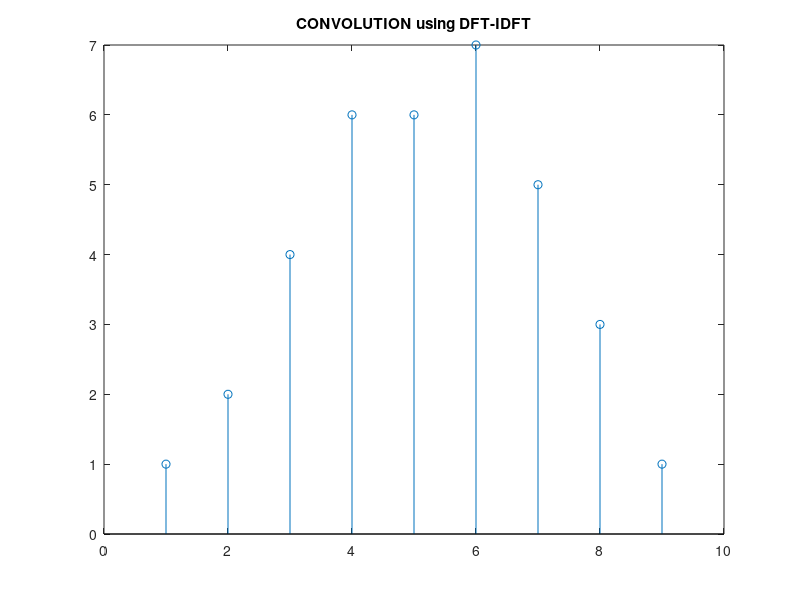

Here is the MATLAB script that generated this plot:
x = [1,1,1,2,1,1];
h = [1,1,2,1];
xpad = [x zeros(1,length(h)-1) ];
hpad = [h zeros(1,length(x)-1)];


c = ifft(fft(xpad).*fft(hpad));%% * will give matrix multiplication  (.*) gives element wise multiplication 
display(c);

stem(1:length(c),c);
title('CONVOLUTION using DFT-IDFT');
